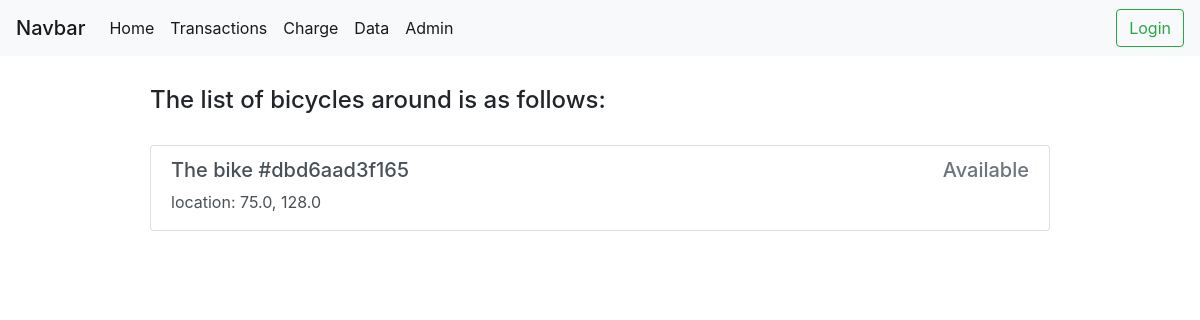
/, run on an earlier commit of the app's database.
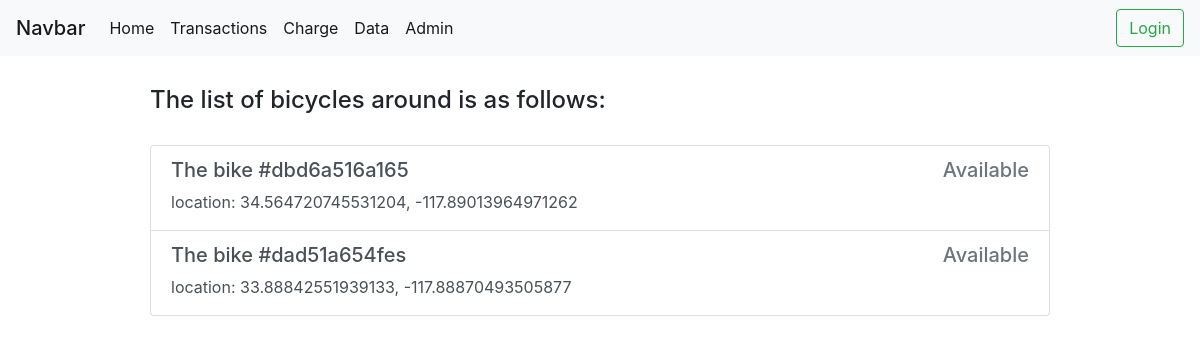
And on a later commit of the database.
### bike/models.py (models this page shows, shortened)
class Bike(models.Model):
    unique = models.CharField(max_length=12, unique=True, default=uuid4().hex[:12], verbose_name="ID")
    available = models.BooleanField(default=True)
    position_lat = models.FloatField(default=0.0)
    position_lng = models.FloatField(default=0.0)
    need_repair = models.BooleanField(default=False)
    def position(self):
        return f"{self.position_lat}, {self.position_lng}"

### bike/views.py (the view)
# urls.py: path('', views.index),
@require_http_methods(['GET'])
def index(request):
    bikes = Bike.objects.all()
    content = {"bikes": bikes}
    return render(request, "bike/index.html", content)

### bike/templates/bike/index.html (shortened to what this page needs)
{% extends 'bike/base.html' %}
{% block content %}
<div style="width: 75%;margin: auto;margin-top: 30px;">
  <h4 style="margin-bottom: 30px;">The list of bicycles around is as follows:</h4>
  <div class="list-group">
    {% for bike in bikes %}
    {% if bike.available %}
    <a href="/detail/{{bike.id}}/" class="list-group-item list-group-item-action">
      <div class="d-flex w-100 justify-content-between">
        <h5 class="mb-1">The bike #{{bike.unique}}</h5>
        <h5 class="text-muted">
          Available
        </h5>
      </div>
      <p class="mb-1">location: {{bike.position}}</p>
    </a>
    {% endif %}
    {% endfor %}
  </div>
</div>
{% endblock %}

What changed in the data, as far as the page shows it:
no longer on this page (row edited): Bike: unique "dbd6aad3f165", position "75.0, 128.0"
now on this page (row edited): Bike: unique "dbd6a516a165", position "34.564720745531204, -117.89013964971262"
now on this page (row edited): Bike: unique "dad51a654fes", position "33.88842551939133, -117.88870493505877"
